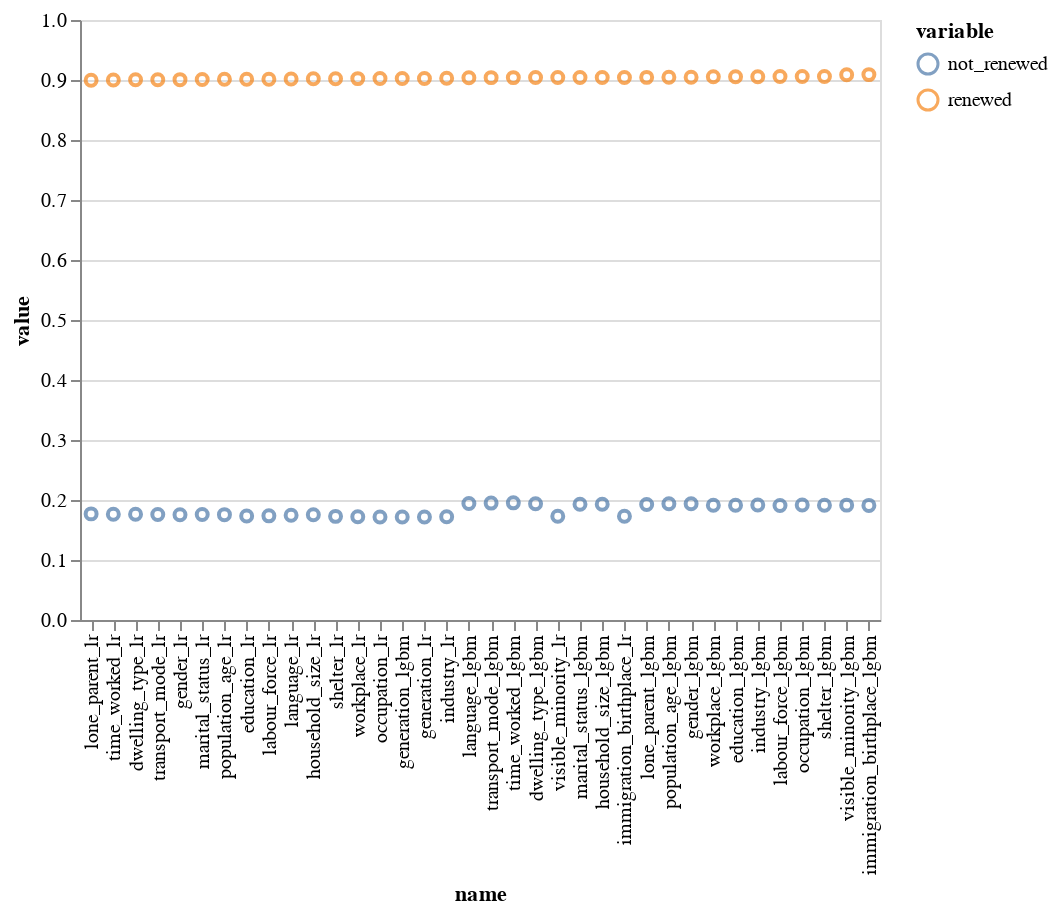

The notebook cell this image was saved under:
### Code cell
alt.Chart(precision_df.melt(id_vars='name')).mark_point().encode(
    x=alt.X('name:N', sort=list(precision_df.name)),
    y=alt.Y('value:Q'),
    color='variable'
    )

### Figure 1 — Vega-Lite specification as saved in the notebook (floating-point values rounded to 4 significant figures)
{"$schema": "https://vega.github.io/schema/vega-lite/v3.4.0.json", "config": {"mark": {"tooltip": null}, "view": {"height": 300, "width": 400}}, "data": {"name": "data-2e6b3c591da628ae2d49402857e6a785"}, "datasets": {"data-2e6b3c591da628ae2d49402857e6a785": [{"name": "lone_parent_lr", "value": 0.8995, "variable": "renewed"}, {"name": "time_worked_lr", "value": 0.8999, "variable": "renewed"}, {"name": "dwelling_type_lr", "value": 0.9003, "variable": "renewed"}, {"name": "transport_mode_lr", "value": 0.9004, "variable": "renewed"}, {"name": "gender_lr", "value": 0.9006, "variable": "renewed"}, {"name": "marital_status_lr", "value": 0.901, "variable": "renewed"}, {"name": "population_age_lr", "value": 0.9012, "variable": "renewed"}, {"name": "education_lr", "value": 0.9013, "variable": "renewed"}, {"name": "labour_force_lr", "value": 0.9014, "variable": "renewed"}, {"name": "language_lr", "value": 0.9018, "variable": "renewed"}, {"name": "household_size_lr", "value": 0.902, "variable": "renewed"}, {"name": "shelter_lr", "value": 0.902, "variable": "renewed"}, {"name": "workplace_lr", "value": 0.9023, "variable": "renewed"}, {"name": "occupation_lr", "value": 0.9024, "variable": "renewed"}, {"name": "generation_lgbm", "value": 0.9026, "variable": "renewed"}, {"name": "generation_lr", "value": 0.9026, "variable": "renewed"}, {"name": "industry_lr", "value": 0.903, "variable": "renewed"}, {"name": "language_lgbm", "value": 0.9037, "variable": "renewed"}, {"name": "transport_mode_lgbm", "value": 0.9039, "variable": "renewed"}, {"name": "time_worked_lgbm", "value": 0.904, "variable": "renewed"}, {"name": "dwelling_type_lgbm", "value": 0.9041, "variable": "renewed"}, {"name": "visible_minority_lr", "value": 0.9041, "variable": "renewed"}, {"name": "marital_status_lgbm", "value": 0.9041, "variable": "renewed"}, {"name": "household_size_lgbm", "value": 0.9041, "variable": "renewed"}, {"name": "immigration_birthplace_lr", "value": 0.9042, "variable": "renewed"}, {"name": "lone_parent_lgbm", "value": 0.9044, "variable": "renewed"}, {"name": "population_age_lgbm", "value": 0.9045, "variable": "renewed"}, {"name": "gender_lgbm", "value": 0.9046, "variable": "renewed"}, {"name": "workplace_lgbm", "value": 0.9054, "variable": "renewed"}, {"name": "education_lgbm", "value": 0.9055, "variable": "renewed"}, {"name": "industry_lgbm", "value": 0.9055, "variable": "renewed"}, {"name": "labour_force_lgbm", "value": 0.9058, "variable": "renewed"}, {"name": "occupation_lgbm", "value": 0.9058, "variable": "renewed"}, {"name": "shelter_lgbm", "value": 0.906, "variable": "renewed"}, {"name": "visible_minority_lgbm", "value": 0.9086, "variable": "renewed"}, {"name": "immigration_birthplace_lgbm", "value": 0.909, "variable": "renewed"}, {"name": "lone_parent_lr", "value": 0.1768, "variable": "not_renewed"}, {"name": "time_worked_lr", "value": 0.1762, "variable": "not_renewed"}, {"name": "dwelling_type_lr", "value": 0.1763, "variable": "not_renewed"}, {"name": "transport_mode_lr", "value": 0.1757, "variable": "not_renewed"}, {"name": "gender_lr", "value": 0.1754, "variable": "not_renewed"}, {"name": "marital_status_lr", "value": 0.1757, "variable": "not_renewed"}, {"name": "population_age_lr", "value": 0.1756, "variable": "not_renewed"}, {"name": "education_lr", "value": 0.1733, "variable": "not_renewed"}, {"name": "labour_force_lr", "value": 0.1736, "variable": "not_renewed"}, {"name": "language_lr", "value": 0.1745, "variable": "not_renewed"}, {"name": "household_size_lr", "value": 0.1753, "variable": "not_renewed"}, {"name": "shelter_lr", "value": 0.1727, "variable": "not_renewed"}, {"name": "workplace_lr", "value": 0.1722, "variable": "not_renewed"}, {"name": "occupation_lr", "value": 0.1718, "variable": "not_renewed"}, {"name": "generation_lgbm", "value": 0.1715, "variable": "not_renewed"}, {"name": "generation_lr", "value": 0.1715, "variable": "not_renewed"}, {"name": "industry_lr", "value": 0.1721, "variable": "not_renewed"}, {"name": "language_lgbm", "value": 0.1941, "variable": "not_renewed"}, {"name": "transport_mode_lgbm", "value": 0.1948, "variable": "not_renewed"}, {"name": "time_worked_lgbm", "value": 0.1953, "variable": "not_renewed"}, {"name": "dwelling_type_lgbm", "value": 0.1938, "variable": "not_renewed"}, {"name": "visible_minority_lr", "value": 0.1729, "variable": "not_renewed"}, {"name": "marital_status_lgbm", "value": 0.1929, "variable": "not_renewed"}, {"name": "household_size_lgbm", "value": 0.1931, "variable": "not_renewed"}, {"name": "immigration_birthplace_lr", "value": 0.1729, "variable": "not_renewed"}, {"name": "lone_parent_lgbm", "value": 0.1925, "variable": "not_renewed"}, {"name": "population_age_lgbm", "value": 0.1937, "variable": "not_renewed"}, {"name": "gender_lgbm", "value": 0.1936, "variable": "not_renewed"}, {"name": "workplace_lgbm", "value": 0.1913, "variable": "not_renewed"}, {"name": "education_lgbm", "value": 0.1912, "variable": "not_renewed"}, {"name": "industry_lgbm", "value": 0.1918, "variable": "not_renewed"}, {"name": "labour_force_lgbm", "value": 0.1908, "variable": "not_renewed"}, {"name": "occupation_lgbm", "value": 0.1916, "variable": "not_renewed"}, {"name": "shelter_lgbm", "value": 0.1913, "variable": "not_renewed"}, {"name": "visible_minority_lgbm", "value": 0.1915, "variable": "not_renewed"}, {"name": "immigration_birthplace_lgbm", "value": 0.191, "variable": "not_renewed"}]}, "encoding": {"color": {"field": "variable", "type": "nominal"}, "x": {"field": "name", "sort": ["lone_parent_lr", "time_worked_lr", "dwelling_type_lr", "transport_mode_lr", "gender_lr", "marital_status_lr", "population_age_lr", "education_lr", "labour_force_lr", "language_lr", "household_size_lr", "shelter_lr", "workplace_lr", "occupation_lr", "generation_lgbm", "generation_lr", "industry_lr", "language_lgbm", "transport_mode_lgbm", "time_worked_lgbm", "dwelling_type_lgbm", "visible_minority_lr", "marital_status_lgbm", "household_size_lgbm", "immigration_birthplace_lr", "lone_parent_lgbm", "population_age_lgbm", "gender_lgbm", "workplace_lgbm", "education_lgbm", "industry_lgbm", "labour_force_lgbm", "occupation_lgbm", "shelter_lgbm", "visible_minority_lgbm", "immigration_birthplace_lgbm"], "type": "nominal"}, "y": {"field": "value", "type": "quantitative"}}, "mark": "point"}
